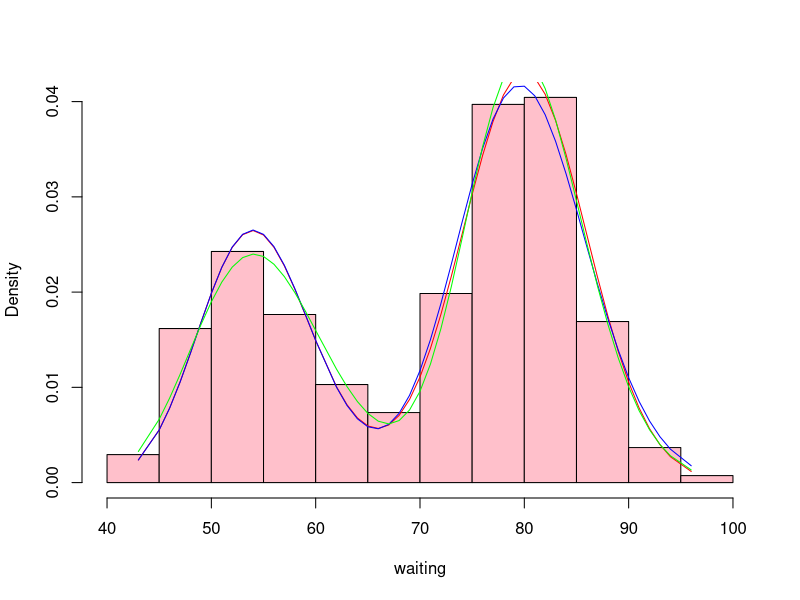

Recreate this plot in R.
## ---- chunk 1
library(tidyverse)
library(scales)
# library(AICcmodavg)
## ---- chunk 2
data_q3 <- faithful %>% 
    as_tibble()

x <- sort(data_q3$waiting)

# hist(x, xlab = 'waiting', probability = T, col='pink', main='')

## ---- chunk 3
# model 1

p <- length(x[x<65])/length(x)

as <- mean(x[x<65])
ass <- var(x[x<65])
s <- ass/as
a <- as/s

mu <- mean(x[x>=65])
sigma <- sd(x[x>=65])

theta_inital <- c(p, a, s, mu, sigma)

neg_log_likelihood <- function(theta, data){
    n = length(data)
    
    p = theta[1]
    a = theta[2]
    s = theta[3]
    mu = theta[4]
    sigma = theta[5]
    
    l = 0
    for (i in 1:n) {
        l = l + log(p*dgamma(data[i], shape = a, scale = s) + (1-p)*dnorm(data[i], mean = mu, sd = sigma))
    }
    return(-l)
}

fit = optim(theta_inital,
      neg_log_likelihood,
      data = x,
      control = list(maxit = 1500),
      lower = c(0, 0, 0, -Inf, 0),
      upper = c(1, Inf, Inf, Inf, Inf),
      method="L-BFGS-B")

theta_1 = fit$par
theta_1

p = theta_1[1]
a = theta_1[2]
s = theta_1[3]
mu = theta_1[4]
sigma = theta_1[5]

model_1 = p*dgamma(x, shape = a, scale = s) + (1-p)*dnorm(x, mean = mu, sd = sigma)

aic_1 <- 2*5 + neg_log_likelihood(theta_1, x)

# hist(x, xlab = 'waiting', probability = T, col='pink', main='')
# lines(x, model_1)
## ---- chunk 4
# model 2

p <- length(x[x<65])/length(x)

as_1 <- mean(x[x<65])
ass_1 <- var(x[x<65])
s_1 <- ass_1/as_1
a_1 <- as_1/s_1

as_2 <- mean(x[x>=65])
ass_2 <- var(x[x>=65])
s_2 <- ass_2/as_2
a_2 <- as_2/s_2

theta_inital <- c(p, a_1, s_1, a_2, s_2)

neg_log_likelihood <- function(theta, data){
    n <- length(data)
    
    p <- theta[1]
    a_1 <- theta[2]
    s_1 <- theta[3]
    a_2 <- theta[4]
    s_2 <- theta[5]
    
    l <- 0
    for (i in 1:n) {
        l = l + log(p*dgamma(data[i], shape = a_1, scale = s_1) + (1-p)*dgamma(data[i], shape = a_2, scale = s_2))
    }
    return(-l)
}

fit = optim(theta_inital,
      neg_log_likelihood,
      data = x,
      control = list(maxit = 1500),
      lower = c(0, 0, 0, 0, 0),
      upper = c(1, Inf, Inf, Inf, Inf),
      method="L-BFGS-B")

theta_2 <- fit$par
theta_2

p <- theta_2[1]
a_1 <- theta_2[2]
s_1 <- theta_2[3]
a_2 <- theta_2[4]
s_2 <- theta_2[5]

model_2 <- p*dgamma(x, shape = a_1, scale = s_1) + (1-p)*dgamma(x, shape = a_2, scale = s_2)

aic_2 <- 2*5 + neg_log_likelihood(theta_2, x)

# hist(x, xlab = 'waiting', probability = T, col='pink', main='')
# lines(x, model_2)
## ---- chunk 5
# model 3

p <- length(x[x<65])/length(x)

m_1 <- mean(x[x<65])
v_1 <- var(x[x<65])
sigma2_1 <- log((v_1/m_1^2) + 1)
mu_1 <- log(m_1) - sigma2_1/2

m_2 <- mean(x[x>=65])
v_2 <- var(x[x>=65])
sigma2_2 <- log((v_2/m_2^2) + 1)
mu_2 <- log(m_2) - sigma2_2/2

theta_inital <- c(p, mu_1, sqrt(sigma2_1), mu_2, sqrt(sigma2_2))

neg_log_likelihood <- function(theta, data) {
    n <- length(data)
    
    p <- theta[1]
    mu_1 <- theta[2]
    sigma_1 <- theta[3]
    mu_2 <- theta[4]
    sigma_2 <- theta[5]
    
    l <- 0
    for (i in 1:n) {
        l = l + log(p*dlnorm(data[i], meanlog = mu_1, sdlog = sigma_1) + (1-p)*dlnorm(data[i], meanlog = mu_2, sdlog = sigma_2))
    }
    
    return(-l)
}

fit = optim(theta_inital,
      neg_log_likelihood,
      data = x,
      control = list(maxit = 1500),
      lower = c(0, -Inf, 0, -Inf, 0),
      upper = c(1, Inf, Inf, Inf, Inf),
      method="L-BFGS-B")

theta_3 <- fit$par
theta_3

p <- theta_3[1]
mu_1 <- theta_3[2]
sigma_1 <- theta_3[3]
mu_2 <- theta_3[4]
sigma_2 <- theta_3[5]

model_3 <- p*dlnorm(x, meanlog = mu_1, sdlog = sigma_1) + (1-p)*dlnorm(x, meanlog = mu_2, sdlog = sigma_2)

aic_3 <- 2*5 + neg_log_likelihood(theta_3, x)

# hist(x, xlab = 'waiting', probability = T, col='pink', main='')
# lines(x, model_3)
## ---- chunk 6
hist(x, xlab = 'waiting', probability = T, col='pink', main='')
lines(x, model_1, col = "red")
lines(x, model_2, col = "blue")
lines(x, model_3, col = "green")
## ---- chunk 7
results <- data.frame(
    models = c("Gamma + Normal", "Gamma + Gamma", "Lognormal + Lognormal"),
    AIC = c(aic_1, aic_2, aic_3)
)
results
## ---- chunk 8
p <- theta_3[1]
mu_1 <- theta_3[2]
sigma_1 <- theta_3[3]
mu_2 <- theta_3[4]
sigma_2 <- theta_3[5]

p*plnorm(70, meanlog = mu_1, sdlog = sigma_1) + (1-p)*plnorm(70, meanlog = mu_2, sdlog = sigma_2) - p*plnorm(60, meanlog = mu_1, sdlog = sigma_1) + (1-p)*plnorm(60, meanlog = mu_2, sdlog = sigma_2)
